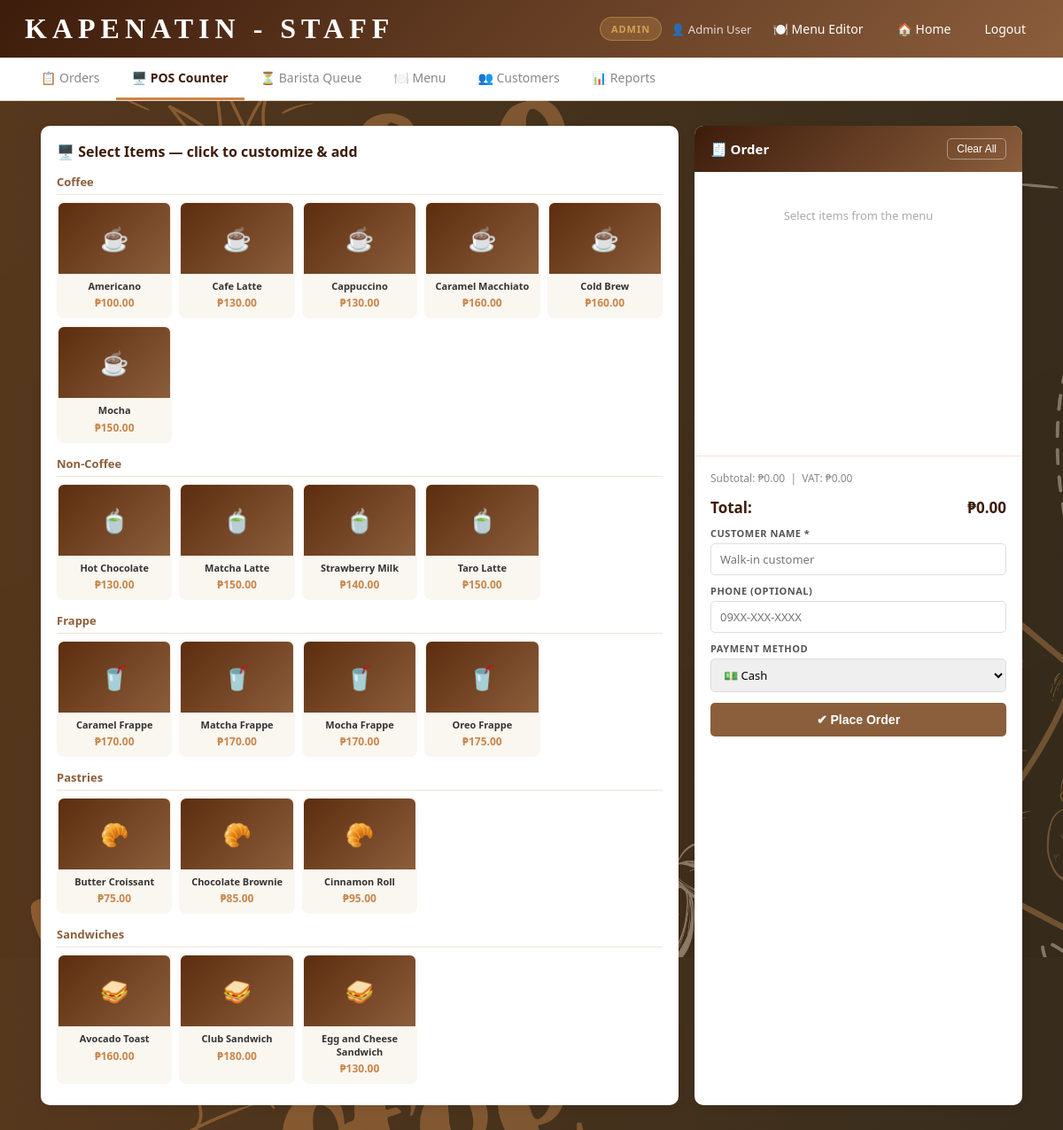
/staff_dashboard.php?tab=pos (signed in), run on the app's committed database.
### tables this page shows
CREATE TABLE IF NOT EXISTS products (
    id INT AUTO_INCREMENT PRIMARY KEY,
    code VARCHAR(50) UNIQUE NOT NULL,
    name VARCHAR(200) NOT NULL,
    price DECIMAL(10,2) NOT NULL,
    category_id INT,
    description TEXT,
    image VARCHAR(500) DEFAULT NULL COMMENT 'Relative path e.g. imgs/products/COF001.jpg',
    is_available TINYINT(1) DEFAULT 1,
    has_sizes  TINYINT(1) DEFAULT 1,
    has_milk   TINYINT(1) DEFAULT 1,
    has_sugar  TINYINT(1) DEFAULT 1,
    has_addons TINYINT(1) DEFAULT 1,
    created_at TIMESTAMP DEFAULT CURRENT_TIMESTAMP,
    FOREIGN KEY (category_id) REFERENCES categories(id) ON DELETE SET NULL
);

### staff_dashboard.php (the view, shortened to what this page needs)
<?php
require("config.php");
$role = $_SESSION['role'] ?? 'customer';
$tab = $_GET['tab'] ?? ($role === 'barista' ? 'queue' : 'orders');
$all_orders  = $mysqli->query("SELECT * FROM orders ORDER BY created_at DESC LIMIT 100");
$today_rev   = $mysqli->query("SELECT COALESCE(SUM(total),0) as r FROM orders WHERE DATE(created_at)=CURDATE() AND status!='Cancelled'")->fetch_assoc()['r'];
$today_ord   = $mysqli->query("SELECT COUNT(*) as c FROM orders WHERE DATE(created_at)=CURDATE()")->fetch_assoc()['c'];
$pending_cnt = $mysqli->query("SELECT COUNT(*) as c FROM orders WHERE status IN ('Confirmed','Preparing')")->fetch_assoc()['c'];
$pq = $mysqli->query("SELECT p.*, c.name as cat_name FROM products p LEFT JOIN categories c ON p.category_id=c.id WHERE p.is_available=1 ORDER BY c.display_order, p.name");
$pos_products = [];
while ($p = $pq->fetch_assoc()) { $pos_products[$p['cat_name']][] = $p; }
?>
<!DOCTYPE html>
<html>
<head>
</head>
<body>
<header>
  <nav>
    <div class="logo"> <a href = "index.php">KAPENATIN - STAFF</a></div>
    <div class="nav-right">
      <span class="role-badge"><?php echo strtoupper($role); ?></span>
      <span style="color:rgba(255,255,255,.8);font-size:13px;">👤 <?php echo htmlspecialchars($_SESSION['name']); ?></span>
      <?php if ($role === 'admin'): ?>
      <a href="menu.php">🍽️ Menu Editor</a>
      <?php endif; ?>
      <a href="index.php">🏠 Home</a>
      <a href="logout.php">Logout</a>
    </div>
  </nav>
</header>
<div class="tab-nav">
  <?php if (in_array($role,['admin','cashier'])): ?>
    <a href="?tab=orders"  class="<?php echo $tab=='orders' ?'active':''; ?>">📋 Orders</a>
    <a href="?tab=pos"     class="<?php echo $tab=='pos'    ?'active':''; ?>">🖥️ POS Counter</a>
  <?php endif; ?>
  <?php if (in_array($role,['admin','barista'])): ?>
    <a href="?tab=queue"   class="<?php echo $tab=='queue'  ?'active':''; ?>">⏳ Barista Queue<?php echo $pending_cnt>0?" ($pending_cnt)":''; ?></a>
  <?php endif; ?>
  <?php if ($role==='admin'): ?>
    <a href="?tab=menu"      class="<?php echo $tab=='menu'      ?'active':''; ?>">🍽️ Menu</a>
    <a href="?tab=customers" class="<?php echo $tab=='customers' ?'active':''; ?>">👥 Customers</a>
    <a href="?tab=reports"   class="<?php echo $tab=='reports'   ?'active':''; ?>">📊 Reports</a>
  <?php endif; ?>
</div>
<div class="container">
<?php if ($tab==='orders' && in_array($role,['admin','cashier'])): ?>
  <div class="stats">
    <div class="stat-card"><div class="stat-number">₱<?php echo number_format($today_rev,0); ?></div><div class="stat-label">Today's Revenue</div></div>
    <div class="stat-card green"><div class="stat-number"><?php echo $today_ord; ?></div><div class="stat-label">Today's Orders</div></div>
    <div class="stat-card red"><div class="stat-number"><?php echo $pending_cnt; ?></div><div class="stat-label">Active Orders</div></div>
  </div>
  <div class="section-card">
    <h3>All Orders</h3>
    <div class="table-wrap">
      <table>
        <thead><tr><th>Order #</th><th>Customer</th><th style="text-align:right">Total</th><th>Payment</th><th>Status</th><th>Date</th><th>Actions</th></tr></thead>
        <tbody>
        <?php $idx=0; while ($order=$all_orders->fetch_assoc()): $bc='badge-'.strtolower($order['status']); ?>
          <tr>
            <td class="order-num"><?php echo htmlspecialchars($order['order_number']); ?></td>
            <td><?php echo htmlspecialchars($order['customer_name']); ?><?php if($order['customer_phone']): ?><br><small style="color:#aaa"><?php echo htmlspecialchars($order['customer_phone']); ?></small><?php endif; ?></td>
            <td style="text-align:right;font-weight:bold;color:#27ae60">₱<?php echo number_format($order['total'],2); ?></td>
            <td><?php echo htmlspecialchars($order['payment_method']); ?></td>
            <td><span class="badge <?php echo $bc; ?>"><?php echo htmlspecialchars($order['status']); ?></span></td>
            <td><?php echo date('M d, Y H:i',strtotime($order['created_at'])); ?></td>
            <td>
              <div style="display:flex;gap:4px;flex-wrap:wrap">
                <button onclick="toggleDetail(<?php echo $idx; ?>)" class="btn-sm btn-brown">Details</button>
                <?php if($order['status']==='Confirmed'): ?>
                  <form method="POST" style="display:inline"><input type="hidden" name="order_id" value="<?php echo $order['order_number']; ?>"><input type="hidden" name="new_status" value="Preparing"><input type="hidden" name="tab" value="orders"><button type="submit" name="update_status" class="btn-sm btn-orange">▶ Prep</button></form>
                <?php elseif($order['status']==='Preparing'): ?>
                  <form method="POST" style="display:inline"><input type="hidden" name="order_id" value="<?php echo $order['order_number']; ?>"><input type="hidden" name="new_status" value="Ready"><input type="hidden" name="tab" value="orders"><button type="submit" name="update_status" class="btn-sm btn-green">✓ Ready</button></form>
                <?php elseif($order['status']==='Ready'): ?>
                  <form method="POST" style="display:inline"><input type="hidden" name="order_id" value="<?php echo $order['order_number']; ?>"><input type="hidden" name="new_status" value="Completed"><input type="hidden" name="tab" value="orders"><button type="submit" name="update_status" class="btn-sm btn-green">✓ Done</button></form>
                <?php endif; ?>
                <?php if(in_array($order['status'],['Confirmed','Preparing'])): ?>
                  <form method="POST" style="display:inline"><input type="hidden" name="order_id" value="<?php echo $order['order_number']; ?>"><input type="hidden" name="new_status" value="Cancelled"><input type="hidden" name="tab" value="orders"><button type="submit" name="update_status" class="btn-sm btn-red" onclick="return confirm('Cancel this order?')">✕</button></form>
                <?php endif; ?>
              </div>
            </td>
          </tr>
          <tr id="detail-<?php echo $idx; ?>" class="order-details-row">
            <td colspan="7" class="order-details-content">
              <?php
                $itq=$mysqli->prepare("SELECT * FROM order_items WHERE order_number=?");
                $itq->bind_param("s",$order['order_number']); $itq->execute();
                $itr=$itq->get_result(); $itq->close();
              ?>
              <table class="detail-items-table">
                <thead><tr><th>Product</th><th>Customization</th><th style="text-align:center">Qty</th><th style="text-align:right">Unit Price</th><th style="text-align:right">Subtotal</th></tr></thead>
                <tbody>
                <?php while($it=$itr->fetch_assoc()): ?>
                  <tr>
                    <td style="font-weight:600"><?php echo htmlspecialchars($it['product_name']); ?></td>
                    <td style="color:#888"><?php $sp=array_filter([$it['size_name'],$it['milk_name'],$it['sugar_name'],$it['addons']]); echo htmlspecialchars(implode(' · ',$sp)); if($it['notes']) echo '<br><em>'.htmlspecialchars($it['notes']).'</em>'; ?></td>
                    <td style="text-align:center"><?php echo $it['quantity']; ?></td>
                    <td style="text-align:right">₱<?php echo number_format($it['unit_price'],2); ?></td>
                    <td style="text-align:right;font-weight:bold">₱<?php echo number_format($it['subtotal'],2); ?></td>
                  </tr>
                <?php endwhile; ?>
                  <tr style="background:#f5ede3"><td colspan="3"></td><td style="text-align:right;font-weight:bold">Total:</td><td style="text-align:right;font-weight:bold;color:#8b5e3c">₱<?php echo number_format($order['total'],2); ?></td></tr>
                </tbody>
              </table>
            </td>
          </tr>
        <?php $idx++; endwhile; ?>
        </tbody>
      </table>
    </div>
  </div>
<?php elseif ($tab==='pos' && in_array($role,['admin','cashier'])): ?>
  <div class="pos-layout">
    <div class="pos-products">
      <h3>🖥️ Select Items — click to customize &amp; add</h3>
      <?php foreach ($pos_products as $cat_name => $prods):
        $cat_emoji = ['Coffee'=>'☕','Non-Coffee'=>'🍵','Frappe'=>'🥤','Pastries'=>'🥐','Sandwiches'=>'🥪'];
        $emoji = $cat_emoji[$cat_name] ?? '☕';
        $is_food = in_array($cat_name,['Pastries','Sandwiches']);
      ?>
        <div class="pos-cat-title"><?php echo htmlspecialchars($cat_name); ?></div>
        <div class="pos-grid">
          <?php foreach ($prods as $p): ?>
            <div class="pos-item" onclick="openPOSModal(
              '<?php echo addslashes($p['code']); ?>',
              '<?php echo addslashes($p['name']); ?>',
              <?php echo $p['price']; ?>,
              '<?php echo addslashes($p['cat_name']); ?>',
              <?php echo $is_food ? 'true' : 'false'; ?>
            )">
              <?php if (!empty($p['image']) && file_exists($p['image'])): ?>
                <img src="<?php echo htmlspecialchars($p['image']); ?>" alt="<?php echo htmlspecialchars($p['name']); ?>" class="pos-item-img">
              <?php else: ?>
                <div class="pos-item-placeholder"><?php echo $emoji; ?></div>
              <?php endif; ?>
              <div class="pos-item-body">
                <div class="pos-item-name"><?php echo htmlspecialchars($p['name']); ?></div>
                <div class="pos-item-price">₱<?php echo number_format($p['price'],2); ?></div>
              </div>
            </div>
          <?php endforeach; ?>
        </div>
      <?php endforeach; ?>
    </div>
    <div class="pos-cart">
      <div class="pos-cart-header">
        <h3>🧾 Order</h3>
        <button class="btn-clear" onclick="clearCart()">Clear All</button>
      </div>
      <div class="pos-cart-items" id="posCartItems">
        <div class="pos-cart-empty">Select items from the menu</div>
      </div>
      <div class="pos-cart-footer">
        <div class="pos-subtotals" id="posSubtotals">Subtotal: ₱0.00 &nbsp;|&nbsp; VAT: ₱0.00</div>
        <div class="pos-total"><span>Total:</span><span id="posTotal">₱0.00</span></div>
        <form method="POST" id="posForm">
          <label>Customer Name *</label>
          <input type="text" name="customer_name" required placeholder="Walk-in customer">
          <label>Phone (optional)</label>
          <input type="tel" name="customer_phone" placeholder="09XX-XXX-XXXX">
          <label>Payment Method</label>
          <select name="payment_method">
            <option value="Cash">💵 Cash</option>
          </select>
          <button type="submit" name="place_counter_order" class="btn-pos-place" onclick="prepareOrder(event)">✔ Place Order</button>
        </form>
      </div>
    </div>
  </div>
<?php endif; ?>
</div>
</body>
</html>

### staff_dashboard.php (style rules this page uses)
* { margin:0;padding:0;box-sizing:border-box }
body { font-family:'Segoe UI',Tahoma,Geneva,Verdana,sans-serif; background-image: url(bg.png); min-height:100vh }
header { background:linear-gradient(135deg,#3d1c0b 0%,#8b5e3c 100%);box-shadow:0 4px 12px rgba(61,28,11,.3);width:100% }
nav { display:flex;justify-content:space-between;align-items:center;padding:14px 28px;flex-wrap:wrap;gap:10px }
.logo { font-family: 'Quiapo Free';font-size:32px;font-weight:bold;color:white;letter-spacing: 6px; }
.logo a { text-decoration: none; color:white; }
.nav-right { display:flex;gap:10px;align-items:center;flex-wrap:wrap }
.nav-right a { text-decoration:none;color:white;font-weight:500;padding:6px 14px;border-radius:5px;transition:all .3s;font-size:14px }
.role-badge { background:rgba(212,160,84,.25);border:1px solid rgba(212,160,84,.5);color:#d4a054;font-size:11px;font-weight:700;letter-spacing:1px;text-transform:uppercase;padding:5px 12px;border-radius:50px }
.tab-nav { background:white;border-bottom:1px solid #e8d5c0;display:flex;overflow-x:auto;padding:0 28px }
.tab-nav a { text-decoration:none;color:#888;font-weight:500;padding:13px 18px;border-bottom:3px solid transparent;white-space:nowrap;font-size:14px;transition:all .2s }
.tab-nav a.active { color:#3d1c0b;border-bottom-color:#c8864b;font-weight:600 }
.container { max-width:95%;margin:28px auto;padding:0 16px }
.pos-layout { display:grid;grid-template-columns:1fr 370px;gap:18px;min-height:70vh }
.pos-products { background:white;border-radius:10px;padding:18px;box-shadow:0 3px 10px rgba(0,0,0,.08);overflow-y:auto }
.pos-products h3 { color:#3d1c0b;margin-bottom:12px;font-size:16px }
.pos-cat-title { font-size:13px;font-weight:700;color:#8b5e3c;margin:14px 0 7px;padding-bottom:5px;border-bottom:1px solid #f0e4d4 }
.pos-grid { display:grid;grid-template-columns:repeat(auto-fill,minmax(120px,1fr));gap:8px;margin-bottom:6px }
.pos-item { background:#faf6f0;border:2px solid transparent;border-radius:8px;overflow:hidden;cursor:pointer;transition:all .2s;text-align:center }
.pos-item-placeholder { width:100%;height:80px;background:linear-gradient(135deg,#5c2d0e,#8b5e3c);display:flex;align-items:center;justify-content:center;font-size:26px }
.pos-item-body { padding:7px 8px }
.pos-item-name { font-size:11px;font-weight:600;color:#333;margin-bottom:3px;line-height:1.3 }
.pos-item-price { font-size:12px;font-weight:bold;color:#c8864b }
.pos-cart { background:white;border-radius:10px;box-shadow:0 3px 10px rgba(0,0,0,.08);display:flex;flex-direction:column }
.pos-cart-header { background:linear-gradient(135deg,#3d1c0b,#8b5e3c);color:white;padding:14px 18px;border-radius:10px 10px 0 0;display:flex;justify-content:space-between;align-items:center }
.pos-cart-header h3 { font-size:15px }
.pos-cart-items { flex:1;overflow-y:auto;padding:12px;max-height:320px }
.pos-cart-empty { text-align:center;color:#aaa;padding:28px;font-size:13px }
.pos-cart-footer { padding:14px 18px;border-top:1px solid #f0e4d4 }
.pos-cart-footer label { font-size:11px;font-weight:700;color:#555;text-transform:uppercase;letter-spacing:.5px;display:block;margin-bottom:4px;margin-top:10px }
.pos-cart-footer input,.pos-cart-footer select { width:100%;padding:8px 10px;border:1.5px solid #ddd;border-radius:5px;font-size:13px;font-family:inherit }
.pos-total { display:flex;justify-content:space-between;font-size:17px;font-weight:bold;color:#3d1c0b;margin:10px 0 }
.pos-subtotals { font-size:12px;color:#888;margin-bottom:4px;line-height:1.8 }
.btn-pos-place { width:100%;padding:11px;background:#8b5e3c;color:white;border:none;border-radius:5px;font-size:14px;font-weight:600;cursor:pointer;margin-top:12px }
.btn-clear { background:none;border:1px solid rgba(255,255,255,.4);color:white;padding:4px 10px;border-radius:5px;cursor:pointer;font-size:12px }

### data on the page
products: emoji "☕", name "Americano", price "100.00"
products: emoji "☕", name "Cafe Latte", price "130.00"
products: emoji "☕", name "Cappuccino", price "130.00"
products: emoji "☕", name "Caramel Macchiato", price "160.00"
products: emoji "☕", name "Cold Brew", price "160.00"
products: emoji "☕", name "Mocha", price "150.00"
products: emoji "🍵", name "Hot Chocolate", price "130.00"
products: emoji "🍵", name "Matcha Latte", price "150.00"
products: emoji "🍵", name "Strawberry Milk", price "140.00"
products: emoji "🍵", name "Taro Latte", price "150.00"
products: emoji "🥤", name "Caramel Frappe", price "170.00"
products: emoji "🥤", name "Matcha Frappe", price "170.00"
products: emoji "🥤", name "Mocha Frappe", price "170.00"
products: emoji "🥤", name "Oreo Frappe", price "175.00"
products: emoji "🥐", name "Butter Croissant", price "75.00"
products: emoji "🥐", name "Chocolate Brownie", price "85.00"
products: emoji "🥐", name "Cinnamon Roll", price "95.00"
products: emoji "🥪", name "Avocado Toast", price "160.00"
products: emoji "🥪", name "Club Sandwich", price "180.00"
products: emoji "🥪", name "Egg and Cheese Sandwich", price "130.00"

### other printed values
$role "ADMIN"
$_SESSION['name'] "Admin User"
$cat_name "Coffee"
$cat_name "Non-Coffee"
$cat_name "Frappe"
$cat_name "Pastries"
$cat_name "Sandwiches"
